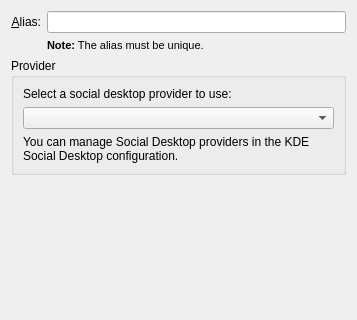
<?xml version="1.0" encoding="UTF-8"?>
<ui version="4.0">
 <class>OCSConfigureBase</class>
 <widget class="QWidget" name="OCSConfigureBase">
  <property name="geometry">
   <rect>
    <x>0</x>
    <y>0</y>
    <width>357</width>
    <height>320</height>
   </rect>
  </property>
  <layout class="QVBoxLayout" name="verticalLayout">
   <item>
    <layout class="QGridLayout" name="gridLayout_4">
     <item row="0" column="0">
      <widget class="QLabel" name="label_3">
       <property name="text">
        <string>&amp;Alias:</string>
       </property>
       <property name="alignment">
        <set>Qt::AlignRight|Qt::AlignTrailing|Qt::AlignVCenter</set>
       </property>
       <property name="buddy">
        <cstring>cfg_alias</cstring>
       </property>
      </widget>
     </item>
     <item row="0" column="1">
      <widget class="KLineEdit" name="cfg_alias">
       <property name="toolTip">
        <string>The account alias</string>
       </property>
       <property name="whatsThis">
        <string>The alias is the name you want to give to your account. It should be unique. You can have several connections to the same service so the alias lets you give them names.</string>
       </property>
      </widget>
     </item>
     <item row="1" column="1">
      <widget class="QLabel" name="label_4">
       <property name="sizePolicy">
        <sizepolicy hsizetype="Preferred" vsizetype="Preferred">
         <horstretch>0</horstretch>
         <verstretch>0</verstretch>
        </sizepolicy>
       </property>
       <property name="text">
        <string>&lt;!DOCTYPE HTML PUBLIC &quot;-//W3C//DTD HTML 4.0//EN&quot; &quot;http://www.w3.org/TR/REC-html40/strict.dtd&quot;&gt;
&lt;html&gt;&lt;head&gt;&lt;meta name=&quot;qrichtext&quot; content=&quot;1&quot; /&gt;&lt;style type=&quot;text/css&quot;&gt;
p, li { white-space: pre-wrap; }
&lt;/style&gt;&lt;/head&gt;&lt;body style=&quot; font-family:'DejaVu Sans'; font-size:9pt; font-weight:400; font-style:normal;&quot;&gt;
&lt;p style=&quot; margin-top:0px; margin-bottom:0px; margin-left:0px; margin-right:0px; -qt-block-indent:0; text-indent:0px;&quot;&gt;&lt;span style=&quot; font-size:8pt; font-weight:600;&quot;&gt;Note:&lt;/span&gt;&lt;span style=&quot; font-size:8pt;&quot;&gt; The alias must be unique.&lt;/span&gt;&lt;/p&gt;&lt;/body&gt;&lt;/html&gt;</string>
       </property>
       <property name="alignment">
        <set>Qt::AlignLeading|Qt::AlignLeft|Qt::AlignTop</set>
       </property>
       <property name="wordWrap">
        <bool>true</bool>
       </property>
      </widget>
     </item>
    </layout>
   </item>
   <item>
    <widget class="QGroupBox" name="groupBox">
     <property name="title">
      <string>Provider</string>
     </property>
     <layout class="QVBoxLayout" name="verticalLayout_2">
      <item>
       <widget class="QLabel" name="label">
        <property name="text">
         <string>Select a social desktop provider to use:</string>
        </property>
       </widget>
      </item>
      <item>
       <widget class="KComboBox" name="cfg_provider"/>
      </item>
      <item>
       <widget class="QLabel" name="label_2">
        <property name="text">
         <string>You can manage Social Desktop providers in the KDE Social Desktop configuration.</string>
        </property>
        <property name="wordWrap">
         <bool>true</bool>
        </property>
       </widget>
      </item>
     </layout>
    </widget>
   </item>
   <item>
    <spacer name="verticalSpacer">
     <property name="orientation">
      <enum>Qt::Vertical</enum>
     </property>
     <property name="sizeHint" stdset="0">
      <size>
       <width>20</width>
       <height>40</height>
      </size>
     </property>
    </spacer>
   </item>
  </layout>
 </widget>
 <customwidgets>
  <customwidget>
   <class>KLineEdit</class>
   <extends>QLineEdit</extends>
   <header>klineedit.h</header>
  </customwidget>
  <customwidget>
   <class>KComboBox</class>
   <extends>QComboBox</extends>
   <header>kcombobox.h</header>
  </customwidget>
 </customwidgets>
 <resources/>
 <connections/>
</ui>
